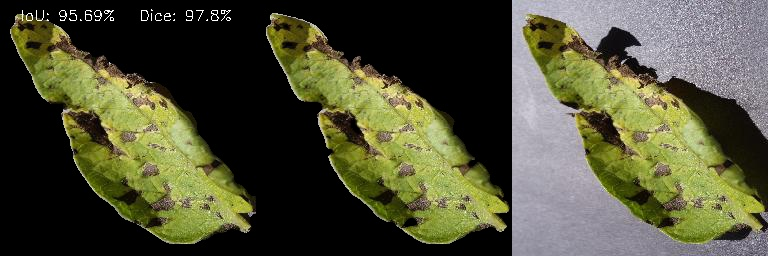
#> input picture data/comparison/112-worst-to-best.jpg, 768 x 256 px, given as the content of the folder data/color, which was not available
$ python segmentation.py
#> lines starting #> are read from the running program, lines starting #| are printed output that depends on the picture; after the words box and inside, x2 and y2 are one past the last pixel; in counts of white or black regions, pixels touching at a corner belong together; pictures that were not available may be replaced by others from this repository, and a replacement may not be noted
import cv2 as cv
import os
import numpy as np
from tqdm import tqdm


color_path = os.path.join("data", "color")
write_path = os.path.join("data", "prediction_mask")
files = os.listdir(color_path)
color_file_paths = [os.path.join(color_path, file) for file in files]
write_file_paths = [os.path.join(write_path, file) for file in files]


for i, photo in tqdm(
    enumerate(color_file_paths), total=1000, desc="Creating target masks"
):
    # ----------------------------------------thresh
    # Load the image and convert it to the HSV color space
    raw = cv.imread(photo)
#> raw is the input picture: shape (256, 768, 3); mean B, G, R 54.3, 79.4, 78.9
    image = cv.GaussianBlur(raw, (3, 3), 1)
    hsv = cv.cvtColor(image, cv.COLOR_BGR2HSV)
#> hsv: shape (256, 768, 3); mean H, S, V 39.5, 74.7, 82.9

    # Define the range of colors to be detected
    lower_color = np.array([10, 30, 30])
    upper_color = np.array([90, 255, 255])

    # Threshold the image to create a binary mask
    mask1 = cv.inRange(hsv, lower_color, upper_color)
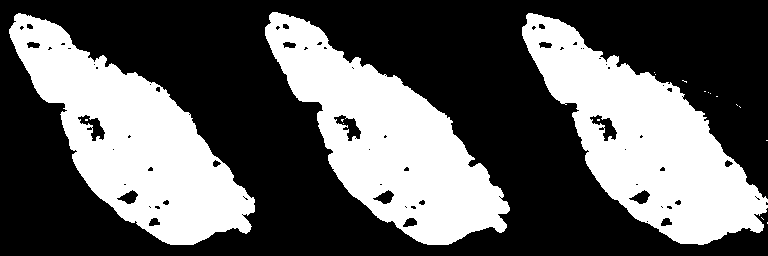
#> mask1: shape (256, 768); 37.8% white; 19 white regions (16 under 20 px), largest, box (x1, y1, x2, y2) and area: (522, 13, 768, 245) 24910, (9, 13, 255, 245) 24871, (265, 12, 510, 245) 24590

    # Apply morphological operations to fill in gaps and eliminate noise
    mask1 = cv.dilate(mask1, None, iterations=3)
#> mask1: shape (256, 768); 43.9% white; 6 white regions, box (x1, y1, x2, y2) and area: (519, 10, 768, 248) 28867, (6, 10, 258, 248) 28710, (262, 9, 513, 248) 28461, (701, 88, 721, 100) 152, (733, 101, 744, 111) 94, (763, 137, 768, 144) 35
    mask1 = cv.erode(mask1, None, iterations=3)
#> mask1: shape (256, 768); 38.8% white; 11 white regions (8 under 20 px), largest, box (x1, y1, x2, y2) and area: (522, 13, 768, 245) 25660, (9, 13, 255, 245) 25506, (265, 12, 510, 245) 25179

    # Overlay the mask on the original image to highlight the detected leaves
    # result1 = cv.bitwise_and(image, image, mask=mask1)

    # ----------------------------------------range

    mask_brown = cv.inRange(hsv, (8, 60, 30), (30, 255, 200))
#> mask_brown: shape (256, 768); 11.9% white; 115 white regions (71 under 20 px), largest, box (x1, y1, x2, y2) and area: (523, 14, 710, 130) 4055, (10, 16, 178, 113) 3862, (266, 15, 433, 113) 3645
    mask_yellow_green = cv.inRange(hsv, (10, 39, 64), (86, 255, 255))
#> mask_yellow_green: shape (256, 768); 34.8% white; 11 white regions (8 under 20 px), largest, box (x1, y1, x2, y2) and area: (10, 14, 254, 244) 22778, (522, 13, 766, 244) 22777, (266, 13, 509, 244) 22756
    mask = cv.bitwise_or(mask_yellow_green, mask_brown)
#> mask: shape (256, 768); 36.7% white; 24 white regions (21 under 20 px), largest, box (x1, y1, x2, y2) and area: (522, 13, 768, 244) 24217, (10, 13, 255, 244) 24074, (266, 13, 510, 244) 23737
    kernel = np.ones((5, 5), np.uint8)
    mask2 = cv.morphologyEx(mask, cv.MORPH_CLOSE, kernel)
#> mask2: shape (256, 768); 37.7% white; 8 white regions (5 under 20 px), largest, box (x1, y1, x2, y2) and area: (522, 13, 768, 244) 24988, (10, 13, 255, 244) 24753, (266, 13, 510, 244) 24303
    # result2 = cv.bitwise_and(image, image, mask=mask2)

    # ----------------------------------------greens

    b, g, r = cv.split(image)
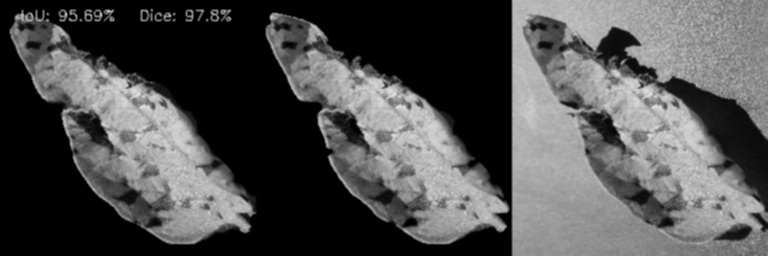
#> g: shape (256, 768); min 0, max 224, mean 79.4

    inv_g = 255 - g
    inv_g = cv.medianBlur(inv_g, 3)
    _, leaf_shadow = cv.threshold(inv_g, 220, 255, cv.THRESH_BINARY)
#> leaf_shadow: shape (256, 768); 44.5% white; 45 white regions (22 under 20 px), largest, box (x1, y1, x2, y2) and area: (0, 0, 511, 256) 79011, (659, 78, 768, 211) 4385, (598, 28, 639, 67) 791
    leaf_shadow = cv.medianBlur(leaf_shadow, 5)
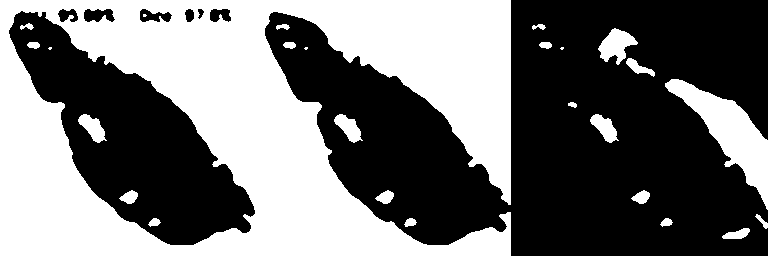
#> leaf_shadow: shape (256, 768); 44.3% white; 26 white regions (4 under 20 px), largest, box (x1, y1, x2, y2) and area: (0, 0, 511, 256) 79066, (665, 79, 768, 210) 4377, (598, 28, 638, 65) 783

    inv_b = 255 - b
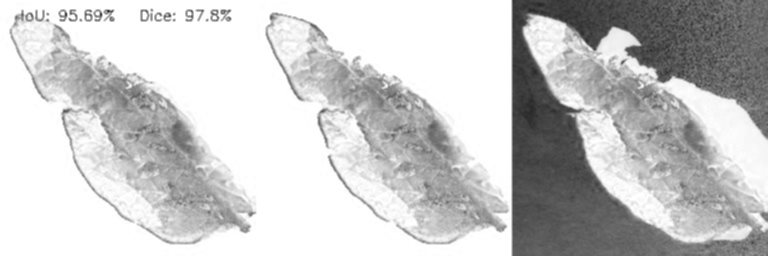
#> inv_b: shape (256, 768); min 39, max 255, mean 200.7
    median = cv.medianBlur(inv_b, 5)
    _, mask3 = cv.threshold(median, 130, 255, cv.THRESH_BINARY)
#> mask3: shape (256, 768); 81.9% white; 31 black regions (21 under 20 px), largest, box (x1, y1, x2, y2) and area: (512, 0, 768, 256) 33988, (172, 122, 191, 153) 328, (428, 122, 447, 153) 328

    mask3 = mask3 - leaf_shadow
#> mask3: shape (256, 768); 37.6% white; 14 white regions (4 under 20 px), largest, box (x1, y1, x2, y2) and area: (523, 14, 768, 245) 24443, (265, 0, 513, 256) 24219, (9, 11, 255, 245) 24097
    mask3 = cv.medianBlur(mask3, 5)
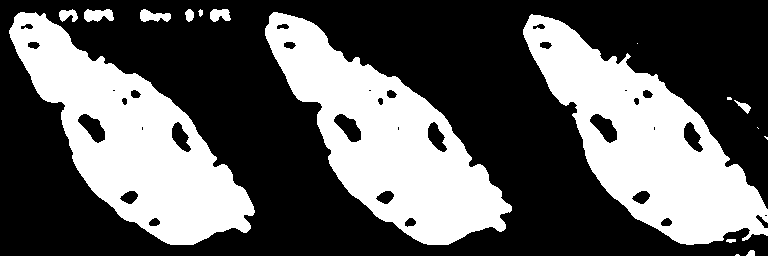
#> mask3: shape (256, 768); 37.5% white; 17 white regions (5 under 20 px), largest, box (x1, y1, x2, y2) and area: (9, 12, 255, 245) 24244, (265, 12, 512, 245) 24097, (523, 14, 768, 245) 24091
    # result3 = cv.bitwise_and(image, image, mask=mask3)

    # ----------------------------------------final mask
    y = len(mask1)
#> y = 256
    x = len(mask1[0])
#> x = 768
    mask_sum = [
        [int(mask1[i][j]) + int(mask2[i][j]) + int(mask3[i][j]) for j in range(x)]
        for i in range(y)
    ]
#> mask_sum = 256 items
    final_mask = [
        [255 if mask_sum[i][j] > 382.5 else 0 for j in range(x)] for i in range(y)
    ]
#> final_mask = 256 items
    final_mask = np.array(final_mask, dtype=np.uint8)
#> final_mask: shape (256, 768); 38.4% white; 8 white regions (5 under 20 px), largest, box (x1, y1, x2, y2) and area: (522, 13, 768, 244) 25305, (9, 13, 255, 245) 25256, (265, 12, 510, 245) 24898
    final_mask = cv.medianBlur(final_mask, 7)
#> final_mask: shape (256, 768); 38.5% white; 3 white regions, box (x1, y1, x2, y2) and area: (522, 14, 768, 244) 25359, (9, 14, 255, 245) 25316, (265, 12, 510, 245) 24957

    kernel = np.ones((5, 5), np.uint8)
    final_mask = cv.morphologyEx(final_mask, cv.MORPH_CLOSE, kernel)
#> final_mask: shape (256, 768); 38.6% white; 3 white regions, box (x1, y1, x2, y2) and area: (522, 14, 768, 244) 25446, (9, 14, 255, 245) 25405, (265, 12, 510, 245) 25025

    h, w = final_mask.shape[:2]
#> h = 256; w = 768
    flood_mask = np.zeros((h + 2, w + 2), np.uint8)
    flooded_ul = final_mask.copy()
    flooded_dl = final_mask.copy()
    flooded_ur = final_mask.copy()
    flooded_dr = final_mask.copy()
    cv.floodFill(flooded_ul, flood_mask, (0, 0), 255)
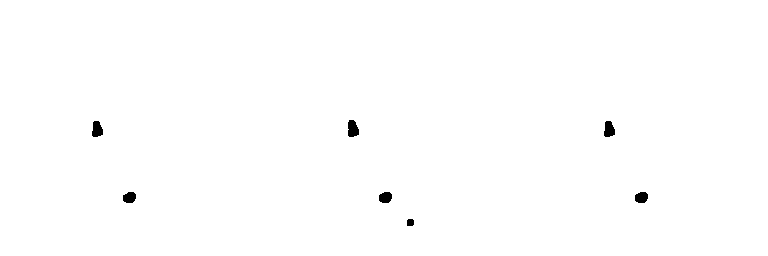
#> flooded_ul: shape (256, 768); 99.6% white; 7 black regions, largest, box (x1, y1, x2, y2) and area: (348, 120, 359, 137) 152, (92, 121, 103, 137) 138, (604, 121, 615, 137) 138
    cv.floodFill(flooded_dl, flood_mask, (0, 254), 255)
    cv.floodFill(flooded_ur, flood_mask, (254, 0), 255)
    cv.floodFill(flooded_dr, flood_mask, (254, 254), 255)
    flooded_ul = cv.bitwise_not(flooded_ul)
    flooded_dl = cv.bitwise_not(flooded_dl)
    flooded_ur = cv.bitwise_not(flooded_ur)
    flooded_dr = cv.bitwise_not(flooded_dr)
    mask_u = cv.bitwise_and(flooded_ul, flooded_ur)
    mask_d = cv.bitwise_and(flooded_dl, flooded_dr)
    holes = cv.bitwise_and(mask_u, mask_d)

    final_mask = cv.bitwise_or(final_mask, holes)
#> final_mask: shape (256, 768); 39% white; 3 white regions, box (x1, y1, x2, y2) and area: (522, 14, 768, 244) 25704, (9, 14, 255, 245) 25661, (265, 12, 510, 245) 25343

    result = cv.bitwise_and(raw, raw, mask=final_mask)
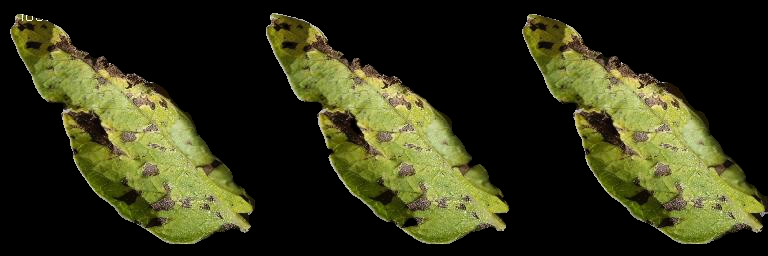
#> result: shape (256, 768, 3); mean B, G, R 24, 51, 49.7

    cv.imwrite(write_file_paths[i], final_mask)

$ run again, on data/prediction_mask/08392b44-ecc6-4f38-8566-361b552cfe21___RS_Early.B 7393.JPG
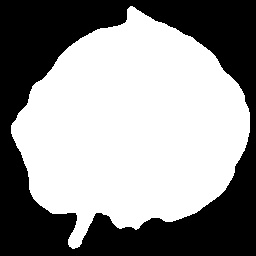
#> input picture data/prediction_mask/08392b44-ecc6-4f38-8566-361b552cfe21___RS_Early.B 7393.JPG, 256 x 256 px, given as the content of the folder data/color, which was not available
#> raw is the input picture: shape (256, 256, 3); min 0, max 255, mean 146.1
#> hsv: shape (256, 256, 3); mean H, S, V 0, 0, 146.1
#> mask1: shape (256, 256); every value is 0
#> `_, leaf_shadow = cv.threshold(inv_g, 220, 255, cv.THRESH_BINARY)`:
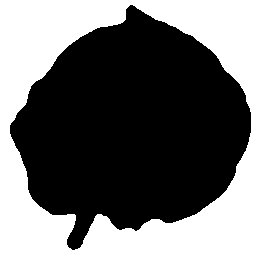
#> leaf_shadow: shape (256, 256); 41.6% white; 1 white region, box (x1, y1, x2, y2) and area: (0, 0, 256, 256) 27283
#> `mask3 = mask3 - leaf_shadow`:
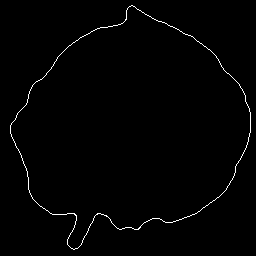
#> mask3: shape (256, 256); 1.1% white in thin lines or dots
#> y = 256
#> mask_sum = 256 items
#> flooded_ul: shape (256, 256); every value is 255
#> result: shape (256, 256, 3); every value is 0

$ run again, on data/prediction_mask/096a2c48-104c-4570-9e34-8dd60aa5ebcf___RS_Early.B 6979.JPG
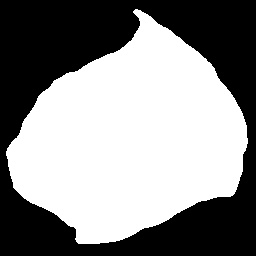
#> input picture data/prediction_mask/096a2c48-104c-4570-9e34-8dd60aa5ebcf___RS_Early.B 6979.JPG, 256 x 256 px, given as the content of the folder data/color, which was not available
#> raw is the input picture: shape (256, 256, 3); min 0, max 255, mean 138.5
#> hsv: shape (256, 256, 3); mean H, S, V 0, 0, 138.5
#> mask1: shape (256, 256); every value is 0
#> `_, leaf_shadow = cv.threshold(inv_g, 220, 255, cv.THRESH_BINARY)`:
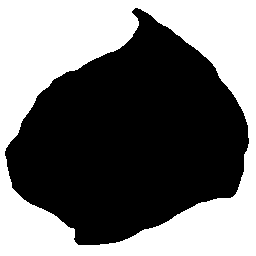
#> leaf_shadow: shape (256, 256); 44.7% white; 1 white region, box (x1, y1, x2, y2) and area: (0, 0, 256, 256) 29278
#> `mask3 = mask3 - leaf_shadow`:
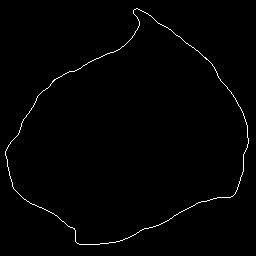
#> mask3: shape (256, 256); 1% white in thin lines or dots, all inside (x1, y1, x2, y2) = (5, 8, 249, 245)
#> y = 256
#> mask_sum = 256 items
#> flooded_ul: shape (256, 256); every value is 255
#> result: shape (256, 256, 3); every value is 0
